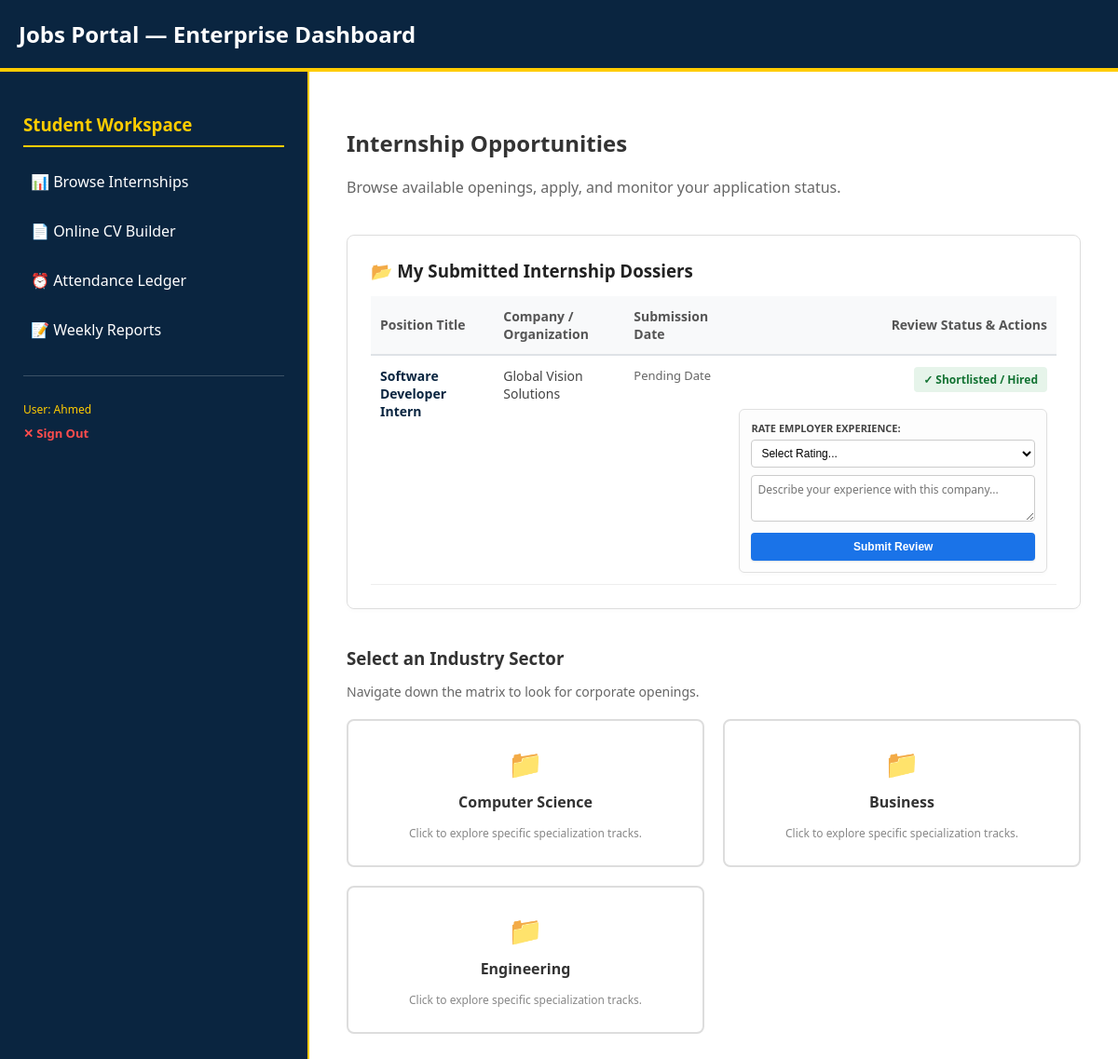
The app's page /dashboard/ (signed in) with its own data.
### student_portal/models.py (models this page shows, shortened)
class Application(models.Model):
    STATUS_CHOICES = (
        ('Pending', 'Pending'),
        ('Shortlisted', 'Shortlisted'),
        ('Rejected', 'Rejected'),
        ('Cancelled', 'Cancelled')
    )
    internship = models.ForeignKey(InternshipPosting, on_delete=models.CASCADE, related_name='applications')
    student_name = models.CharField(max_length=255)
    university_name = models.CharField(max_length=255)
    email = models.EmailField()
    cv_file = models.FileField(upload_to='resumes/cv/')
    cpr_file = models.FileField(upload_to='resumes/cpr/')
    passport_file = models.FileField(upload_to='resumes/passport/')
    uni_id_file = models.FileField(upload_to='resumes/uni_id/')
    status = models.CharField(max_length=20, choices=STATUS_CHOICES, default='Pending')
    applied_at = models.DateTimeField(auto_now_add=True)

class InternshipPosting(models.Model):
    LEVEL_CHOICES = (('Beginner', 'Beginner'), ('Intermediate', 'Intermediate'), ('Advanced', 'Advanced'))
    NATURE_CHOICES = (('Full-Time', 'Full-Time'), ('Part-Time', 'Part-Time'), ('Remote', 'Remote'))
    company = models.ForeignKey(CompanyProfile, on_delete=models.CASCADE, related_name='postings')
    track = models.ForeignKey(TrainingTrack, on_delete=models.CASCADE, related_name='postings')
    title = models.CharField(max_length=255)
    description = models.TextField()
    requirements = models.TextField()
    location = models.CharField(max_length=255)
    level = models.CharField(max_length=50, choices=LEVEL_CHOICES)
    nature = models.CharField(max_length=50, choices=NATURE_CHOICES)
    salary_range = models.CharField(max_length=100, blank=True, null=True)
    education_level = models.CharField(max_length=100)
    views_count = models.PositiveIntegerField(default=0)
    is_approved = models.BooleanField(default=False)
    max_interns = models.PositiveIntegerField(
        default=3,
        help_text="Maximum number of students allowed to be hired for this position."
    )
    created_at = models.DateTimeField(auto_now_add=True)

class CompanyProfile(models.Model):
    user = models.OneToOneField(User, on_delete=models.CASCADE, related_name='companyprofile')
    company_name = models.CharField(max_length=255)
    description = models.TextField()
    location = models.CharField(max_length=255)
    website = models.URLField(blank=True, null=True)
    is_active = models.BooleanField(default=True)

class Category(models.Model):
    name = models.CharField(max_length=100) # e.g., Computer Science, Business
    icon = models.CharField(max_length=10, default="📁")
    class Meta:
        verbose_name_plural = "Categories"

### student_portal/views.py (the view, shortened to what this page needs)
# urls.py: path('dashboard/', views.student_dashboard_view, name='student_dashboard'),
@login_required
def student_dashboard_view(request):
    categories = Category.objects.all()
    selected_category_id = request.GET.get('category')
    selected_track_id = request.GET.get('track')
    tracks = None
    postings = None
    current_category = None
    current_track = None
    if selected_category_id:
        current_category = get_object_or_404(Category, id=selected_category_id)
        tracks = current_category.tracks.filter(is_active=True)
    if selected_track_id:
        current_track = get_object_or_404(TrainingTrack, id=selected_track_id)
        postings = current_track.postings.filter(is_approved=True)
    cutoff_date = timezone.now() - timedelta(days=5)
    expired_apps = Application.objects.filter(
        email=request.user.email,
        status='Pending',
        applied_at__lt=cutoff_date
    )
    expired_apps.update(status='Cancelled')
    my_applications = Application.objects.filter(email=request.user.email)
    context = {
        'categories': categories,
        'tracks': tracks,
        'postings': postings,
        'current_category': current_category,
        'current_track': current_track,
        'my_applications': my_applications
    }
    return render(request, 'home.html', context)

### student_portal/templates/home.html (shortened to what this page needs)
{% extends 'base.html' %}
{% block content %}
{% if not user.is_authenticated %}
    <div style="margin-top: 20px; text-align: center; padding: 60px 20px; background: #f8f9fa; border-radius: 8px; border: 1px solid #e9ecef; box-shadow: 0 4px 6px rgba(0,0,0,0.02);">
        <h2 style="color: var(--primary-blue); margin-bottom: 15px; font-size: 28px;">Global Vision Solutions Portal</h2>
        <p style="color: #666; font-size: 16px; max-width: 600px; margin: 0 auto 30px auto; line-height: 1.5;">
            Welcome to the centralized enterprise hub. Active interns and coordinators can log in to track training hours, verify shifts, and access exclusive internal placement opportunities.
        </p>
        <a href="{% url 'login' %}" style="display: inline-block; background: var(--primary-blue); color: white; padding: 12px 35px; font-weight: bold; text-decoration: none; border-radius: 4px; font-size: 16px; transition: background 0.2s;">
            Sign In to Secure Portal &rarr;
        </a>
    </div>
{% else %}
    <div style="margin-bottom: 40px;">
        <h2>Internship Opportunities</h2>
        <p style="color: #666;">Browse available openings, apply, and monitor your application status.</p>
    </div>
    <div style="background: white; border: 1px solid #ddd; border-radius: 8px; padding: 25px; margin-bottom: 40px; box-shadow: 0 2px 5px rgba(0,0,0,0.02);">
        <h3 style="margin-top: 0; margin-bottom: 15px; color: #222; display: flex; align-items: center; gap: 8px;">
            📂 My Submitted Internship Dossiers
        </h3>
        {% if my_applications %}
            <div style="overflow-x: auto;">
                <table style="width: 100%; border-collapse: collapse; text-align: left; font-size: 14px;">
                    <thead>
                        <tr style="background: #f8f9fa; border-bottom: 2px solid #dee2e6;">
                            <th style="padding: 12px 10px; color: #555;">Position Title</th>
                            <th style="padding: 12px 10px; color: #555;">Company / Organization</th>
                            <th style="padding: 12px 10px; color: #555;">Submission Date</th>
                            <th style="padding: 12px 10px; color: #555; text-align: right;">Review Status & Actions</th>
                        </tr>
                    </thead>
                    <tbody>
                        {% for app in my_applications %}
                            <tr style="border-bottom: 1px solid #eee;">
                                <td style="padding: 12px 10px; font-weight: bold; color: var(--primary-blue); vertical-align: top;">
                                    {{ app.internship.title }}
                                </td>
                                <td style="padding: 12px 10px; color: #444; vertical-align: top;">
                                    {{ app.internship.company.company_name|default:"Partner Employer" }}
                                </td>
                                <td style="padding: 12px 10px; color: #666; font-size: 13px; vertical-align: top;">
                                    {{ app.created_at|date:"M d, Y"|default:"Pending Date" }}
                                </td>
                                <td style="padding: 12px 10px; text-align: right; vertical-align: top;">
                                    {% if app.status == 'Shortlisted' %}
                                        <div style="margin-bottom: 8px;">
                                            <span style="background: #e6f4ea; color: #137333; padding: 5px 10px; border-radius: 4px; font-weight: bold; font-size: 12px; display: inline-block;">
                                                ✓ Shortlisted / Hired
                                            </span>
                                        </div>
                                        {% if app.company_review %}
                                            <div style="font-size: 12px; color: #555; background: #f8f9fa; padding: 10px; border-radius: 6px; display: inline-block; text-align: left; border: 1px solid #e9ecef; margin-top: 5px; max-width: 220px;">
                                                <div style="color: #fbbc05; font-size: 15px; margin-bottom: 4px;">
                                                    {% if app.company_review.rating == 5 %}⭐⭐⭐⭐⭐{% elif app.company_review.rating == 4 %}⭐⭐⭐⭐{% elif app.company_review.rating == 3 %}⭐⭐⭐{% elif app.company_review.rating == 2 %}⭐⭐{% else %}⭐{% endif %}
                                                </div>
                                                <i style="line-height: 1.4;">"{{ app.company_review.comments }}"</i>
                                            </div>
                                        {% else %}
                                            <form method="post" style="margin-top: 10px; text-align: left; background: #fdfdfd; border: 1px solid #e0e0e0; padding: 12px; border-radius: 6px; min-width: 220px; display: inline-block; box-shadow: 0 2px 4px rgba(0,0,0,0.02);">
                                                <label style="font-size: 11px; font-weight: bold; color: #444; display: block; margin-bottom: 5px;">RATE EMPLOYER EXPERIENCE:</label>
                                                <select name="rating" required style="width: 100%; padding: 6px; margin-bottom: 8px; border-radius: 4px; border: 1px solid #ccc; font-size: 12px; background: white;">
                                                    <option value="" disabled selected>Select Rating...</option>
                                                </select>
                                                <textarea name="comments" required placeholder="Describe your experience with this company..." style="width: 100%; padding: 6px; border-radius: 4px; border: 1px solid #ccc; font-size: 12px; margin-bottom: 8px; resize: vertical; min-height: 50px; box-sizing: border-box; font-family: inherit;"></textarea>
                                                <button type="submit" style="background: #1a73e8; color: white; border: none; padding: 8px 12px; border-radius: 4px; font-size: 12px; font-weight: bold; cursor: pointer; width: 100%; box-shadow: 0 1px 2px rgba(0,0,0,0.1);">
                                                    Submit Review
                                                </button>
                                            </form>
                                        {% endif %}
                                        {% elif app.status == 'Rejected' %}
                                        <span style="background: #fce8e6; color: #c5221f; padding: 5px 10px; border-radius: 4px; font-weight: bold; font-size: 12px; display: inline-block;">
                                            ✕ Position Filled
                                        </span>
                                    {% else %}
                                        <span style="background: #f1f3f4; color: #5f6368; padding: 5px 10px; border-radius: 4px; font-weight: bold; font-size: 12px; display: inline-block;">
                                            ⏳ Pending Review
                                        </span>
                                    {% endif %}
                                </td>
                            </tr>
                        {% endfor %}
                    </tbody>
                </table>
            </div>
        {% else %}
            <div style="background: #fafafa; border: 1px dashed #ccc; padding: 20px; text-align: center; border-radius: 6px; color: #777;">
                ℹ You haven't filed any operational applications yet. Select a training track below to find active vacancies.
            </div>
        {% endif %}
    </div>
    <h3 id="job-filters" style="margin-bottom: 5px;">Select an Industry Sector</h3>
    <p style="color: #666; font-size: 14px; margin-bottom: 20px;">Navigate down the matrix to look for corporate openings.</p>
    <div style="display: grid; grid-template-columns: repeat(auto-fill, minmax(250px, 1fr)); gap: 20px; margin-bottom: 40px;">
        {% for cat in categories %}
            <a href="?category={{ cat.id }}" style="text-decoration: none; color: inherit;">
                {% if current_category and current_category.id == cat.id %}
                    <div style="border: 2px solid var(--primary-blue); border-radius: 8px; padding: 25px; text-align: center; background: #f0f4fc;">
                        <div style="font-size: 30px; margin-bottom: 10px;">{{ cat.icon|default:"📁" }}</div>
                        <h4 style="margin: 0 0 10px 0; color: var(--primary-blue);">{{ cat.name }}</h4>
                        <span style="font-size: 12px; color: #888;">Click to explore specific specialization tracks.</span>
                    </div>
                {% else %}
                    <div style="border: 2px solid #ddd; border-radius: 8px; padding: 25px; text-align: center; background: white;">
                        <div style="font-size: 30px; margin-bottom: 10px;">{{ cat.icon|default:"📁" }}</div>
                        <h4 style="margin: 0 0 10px 0; color: #333;">{{ cat.name }}</h4>
                        <span style="font-size: 12px; color: #888;">Click to explore specific specialization tracks.</span>
                    </div>
                {% endif %}
            </a>
        {% empty %}
            <p style="color: #777;">No categories found in the database.</p>
        {% endfor %}
    </div>
{% endif %}
{% endblock %}

### student_portal/templates/base.html (shortened to what this page needs)
{% load static %}
<!DOCTYPE html>
<html lang="en">
<head>
    <link rel="stylesheet" href="{% static 'css/style.css' %}">
</head>
<body>
    <header>
        <h1>Jobs Portal — Enterprise Dashboard</h1>
    </header>
    <div class="main-layout">
        <aside class="admin-sidebar">
            {% if user.is_authenticated %}
                {% if user.is_staff or user.is_superuser or user.userprofile.role == 'admin' %}
                    <h3>Master Admin</h3>
                    <ul>
                        <li><a href="/admin/">⚙️ Site Settings & CMS</a></li>
                        <li><a href="/admin/student_portal/trainingtrack/">💡 Manage Trainings</a></li>
                        <li><a href="/admin/student_portal/university/">🎓 Manage Universities</a></li>
                        <li><a href="{% url 'admin_manage' %}">⚡ Shift Verification</a></li>
                        <li><a href="/admin/student_portal/companyprofile/">🏢 Manage Employers</a></li>
                    </ul>
                {% elif user.userprofile.role == 'company' %}
                    <h3>Employer Console</h3>
                    <ul>
                        <li><a href="{% url 'company_dashboard' %}">📊 Dashboard & Postings</a></li>
                        <li><a href="{% url 'post_internship' %}">➕ Post Internship</a></li>
                    </ul>
                {% else %}
                    <h3>Student Workspace</h3>
                    <ul>
                        <li><a href="{% url 'student_dashboard' %}">📊 Browse Internships</a></li>
                        <li><a href="{% url 'resume_builder' %}">📄 Online CV Builder</a></li>
                        <li><a href="{% url 'attendance_log' %}">⏰ Attendance Ledger</a></li>
                        <li><a href="{% url 'weekly_reports' %}">📝 Weekly Reports</a></li>
                    </ul>
                {% endif %}
                <div style="margin-top: 30px; padding-top: 15px; border-top: 1px solid rgba(255,255,255,0.2);">
                    <p style="font-size: 12px; color: #ffcc00; margin-bottom: 5px;">User: {{ user.username }}</p>
                    <form action="{% url 'logout' %}" method="post" style="display: inline; margin: 0; padding: 0;">
                        <button type="submit" style="background: none; border: none; color: #ff4d4d; text-decoration: none; font-size: 13px; font-weight: bold; cursor: pointer; padding: 0; font-family: inherit;">✕ Sign Out</button>
                    </form>
                </div>
            {% else %}
                <h3>Guest Menu</h3>
                <ul>
                    <li><a href="{% url 'login' %}">🔑 Sign In</a></li>
                </ul>
            {% endif %}
        </aside>
        <main class="content">
            {% block content %}{% endblock %}
        </main>
    </div>
</body>
</html>

### records on screen
Application: internship "Software Developer Intern", internship.company.company_name "Global Vision Solutions", created_at "Pending Date"
Category: icon "📁", name "Computer Science"
Category: icon "📁", name "Business"
Category: icon "📁", name "Engineering"

### other values on screen
{{ user.username }} "Ahmed"
